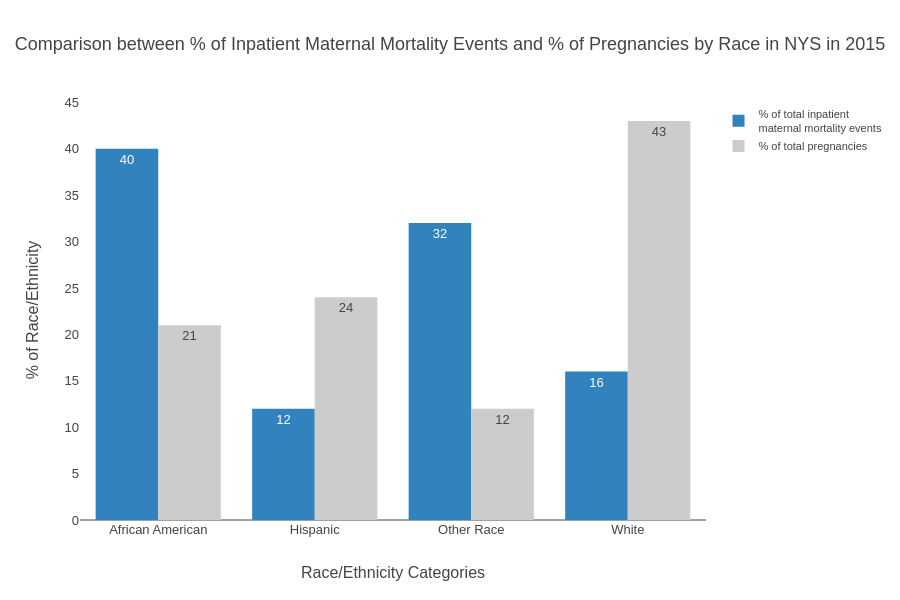

This figure's notebook cell:
### Code cell
trace1 = go.Bar(
    x=merged_df['Race'],
    y=merged_df['Maternal Mortality %'],
    text=merged_df['Maternal Mortality %'],
    textposition = 'auto',
    name='% of total inpatient<br>maternal mortality events',
    hoverinfo='name+text',
    hoverlabel=dict(namelength=100),
    marker=dict(color='rgb(49,130,189)'),
)

trace2 = go.Bar(
    x=merged_df['Race'],
    y=merged_df['Total Pregnancies %'],
    text=merged_df['Total Pregnancies %'],
    textposition= 'auto',
    name='% of total pregnancies',
    hoverinfo='name+text',
    hoverlabel=dict(namelength=100),
    marker=dict(color='rgb(204,204,204)'),
)

data = [trace1,trace2]

layout = go.Layout(
    legend=dict(font=dict(size=11,
                         family='sans-serif')),
    height=600,
    yaxis=dict(showgrid=False, title='% of Race/Ethnicity'),
    xaxis=dict(title='Race/Ethnicity Categories'),
    title='Comparison between % of Inpatient Maternal Mortality Events and % of Pregnancies by Race in NYS in 2015',
    font=dict(family='sans-serif', size=13)
)

fig = go.Figure(data=data, layout=layout)

iplot(fig, filename='grouped-bar-direct-labels')

### Figure 1 — Plotly figure (JSON) as saved in the notebook; plotly's stock layout.template omitted (floating-point values rounded to 4 significant figures)
{"data": [{"hoverinfo": "name+text", "hoverlabel": {"namelength": 100}, "marker": {"color": "rgb(49,130,189)"}, "name": "% of total inpatient<br>maternal mortality events", "text": [40, 12, 32, 16], "textposition": "auto", "type": "bar", "uid": "a481dae1-6a23-4fe0-97bc-cda979358ad5", "x": ["African American", "Hispanic", "Other Race", "White"], "y": [40, 12, 32, 16]}, {"hoverinfo": "name+text", "hoverlabel": {"namelength": 100}, "marker": {"color": "rgb(204,204,204)"}, "name": "% of total pregnancies", "text": [21, 24, 12, 43], "textposition": "auto", "type": "bar", "uid": "314dd5cc-229f-45e8-957c-495d76c333a3", "x": ["African American", "Hispanic", "Other Race", "White"], "y": [21, 24, 12, 43]}], "layout": {"font": {"family": "sans-serif", "size": 13}, "height": 600, "legend": {"font": {"family": "sans-serif", "size": 11}}, "title": "Comparison between % of Inpatient Maternal Mortality Events and % of Pregnancies by Race in NYS in 2015", "xaxis": {"title": "Race/Ethnicity Categories"}, "yaxis": {"showgrid": false, "title": "% of Race/Ethnicity"}}}
